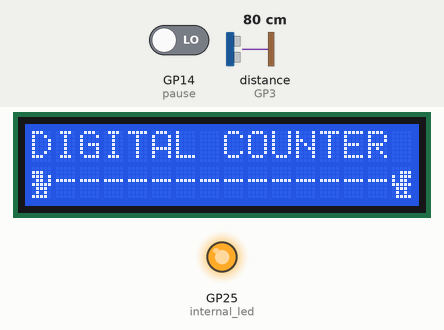
Bench run of a program on a simulated Raspberry Pi Pico running MicroPython. Shown: 16×2 character LCD, output pins drawn as LEDs (lit = HIGH). Inputs (shaded band) come from the test bench; at power-on: distance to the obstacle (sensor on GP3) 80 cm, GP14 (pause) LOW. The echo pulse lasts 58.3 µs per cm; WiFi joins after 1.5 s; threads take turns every 2 ms; library files of the repository ran but are not shown: lcd_api.py; pins used as bus, display or sensor lines are not drawn; what the program prints to the serial console is not drawn.

Above: at 5.2 s.
At 15.8 s:
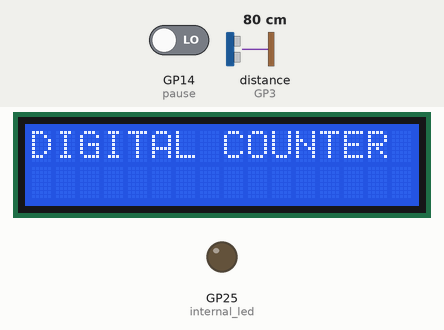
15.9 s: distance to the obstacle (sensor on GP3) set to 2 cm
At 17.3 s:
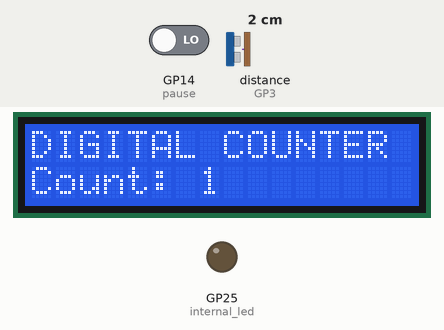
Timing chart, 0 to 18.9 s (numbered marks = the images above; inputs shaded):
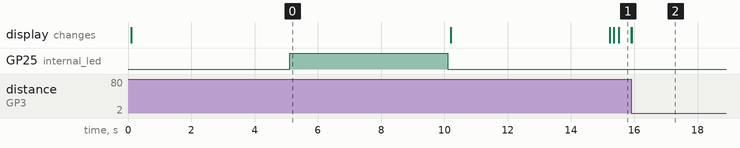

Measured:
- after the input at 15.9 s, the display: first changes at once (image 2 shows a later state)
- what the display in image 0 shows lasts 10.1 s, from 0.1 s to 10.2 s

The program:

main.py
```python
import _thread, network, utime
import usocket as socket
from web import wifi
from ultrasonic import ultrasonic
from machine import Pin, ADC
from gpio_lcd import GpioLcd
from page import HTMLPAGE

count = 0

ultra = ultrasonic(2, 3)
internal_led = Pin("LED", Pin.OUT)
lcdObj = GpioLcd(
d4_pin=Pin(21),
d5_pin=Pin(22),
d6_pin=Pin(26),
d7_pin=Pin(27),
rw_pin=Pin(19), rs_pin = Pin(18), enable_pin = Pin(20),
num_lines=2,
num_columns=16)

#pageObj = page("index.html")
dinoLeft = bytearray([0x00,0x1C,0x1D,0x0D,0x1F,0x0E,0x0A,0x1E])
dinoRight = bytearray([0x00,0x07,0x17,0x16,0x1F,0x0E,0x0A,0x0F])

wifiObj = wifi("WarningVirus2", "hp552eslacontrasenia", True)

reset = Pin(15, Pin.IN, Pin.PULL_DOWN)
pause = Pin(14, Pin.IN, Pin.PULL_DOWN)

def core1():

    while(True):

        global count

        ultra.HCSR04()

        if pause.value() == 1:

            print("PAUSADO")
            lcdObj.move_to(0, 1)
            lcdObj.putstr(f"Pausa:")
            utime.sleep_ms(250)

            while pause.value() == 0:
                None

        if reset.value() == 1:
            count = 0
            print("RESETEANDO CUENTA")
            lcdObj.move_to(0, 1)
            lcdObj.putstr(f"Count: {count}        ")

            while reset.value() == 1:
                utime.sleep_ms(50)

        if ultra.distance < 15:
            count=count+1
            print(f"Count: {count}")
            lcdObj.move_to(0, 1)
            lcdObj.putstr(f"Count: {count}")
            while ultra.distance < 15:
                ultra.HCSR04()
                utime.sleep_ms(50)

def core2():
    wifiObj.connect()
    utime.sleep(5)
    lcdObj.move_to(0, 0)
    lcdObj.putstr("DIGITAL COUNTER")
    lcdObj.move_to(0, 1)

    while True:
            pageObj = HTMLPAGE(counter = count)
            cl, wifiObj.addr = wifiObj.s.accept()
            cl_file = cl.makefile('rwb', 0)
            while True:
                line = cl_file.readline()
                if not line or line == b'\r\n':
                    break
            response = pageObj.page()

            cl.send('HTTP/1.0 200 OK\r\nContent-type: text/html\r\n\r\n')
            cl.send(response)
            cl.close()


_thread.start_new_thread(core1, ())

core2()
```

web.py
```python
import network, utime
import usocket as socket
from page import HTMLPAGE
from gpio_lcd import GpioLcd
from machine import Pin

lcdObj = GpioLcd(
d4_pin=Pin(21),
d5_pin=Pin(22),
d6_pin=Pin(26),
d7_pin=Pin(27),
rw_pin=Pin(19), rs_pin = Pin(18), enable_pin = Pin(20),
num_lines=2,
num_columns=16)

class wifi(object):
    def __init__(self, ssid: str, password: str, active: bool):
        self.ssid = ssid
        self.password = password
        self.active = active

    def connect(self):
        wlan = network.WLAN(network.STA_IF)
        wlan.active(self.active)

        wlan.connect(self.ssid, self.password)


        if wlan.isconnected():
            status = wlan.ifconfig()
            ipsend = status[0]
            print(f"{status[0]}")
            utime.sleep(1)
            lcdObj.move_to(0, 0)
            lcdObj.putstr(status[0])
        else:
            print("Error")
            wlan.active(not self.active)
            pass

        self.addr = socket.getaddrinfo('0.0.0.0', 80)[0][-1]

        self.s = socket.socket()
        self.s.setsockopt(socket.SOL_SOCKET, socket.SO_REUSEADDR, 1)
        self.s.bind(self.addr)
        self.s.listen(1)
```

ultrasonic.py
```python
import utime
from machine import Pin

class ultrasonic(object):

    def __init__(self, trigger, echo):
        self.trigger = Pin(trigger, Pin.OUT)
        self.echo = Pin(echo, Pin.IN)

    def HCSR04(self):
        self.trigger.low()
        utime.sleep_us(2)

        self.trigger.high()
        utime.sleep_us(5)
        self.trigger.low()

        while self.echo.value() == 0:
            signaloff = utime.ticks_us()


        while self.echo.value() == 1:
            signalon = utime.ticks_us()

        self.timepass = signalon - signaloff

        self.distance = (self.timepass * 0.0343) / 2
```

gpio_lcd.py
```python
"""Implements a HD44780 character LCD connected via ESP32 GPIO pins."""

from lcd_api import LcdApi
from machine import Pin
from utime import sleep_ms, sleep_us


class GpioLcd(LcdApi):
    """Implements a HD44780 character LCD connected via ESP32 GPIO pins."""

    def __init__(self, rs_pin, enable_pin, d0_pin=None, d1_pin=None,
                 d2_pin=None, d3_pin=None, d4_pin=None, d5_pin=None,
                 d6_pin=None, d7_pin=None, rw_pin=None, backlight_pin=None,
                 num_lines=2, num_columns=16):
        """Constructs the GpioLcd object. All of the arguments must be machine.Pin
        objects which describe which pin the given line from the LCD is
        connected to.
        When used in 4-bit mode, only D4, D5, D6, and D7 are physically
        connected to the LCD panel. This function allows you call it like
        GpioLcd(rs, enable, D4, D5, D6, D7) and it will interpret that as
        if you had actually called:
        GpioLcd(rs, enable, d4=D4, d5=D5, d6=D6, d7=D7)
        The enable 8-bit mode, you need pass d0 through d7.
        The rw pin isn't used by this library, but if you specify it, then
        it will be set low.
        """
        self.rs_pin = rs_pin
        self.enable_pin = enable_pin
        self.rw_pin = rw_pin
        self.backlight_pin = backlight_pin
        self._4bit = True
        if d4_pin and d5_pin and d6_pin and d7_pin:
            self.d0_pin = d0_pin
            self.d1_pin = d1_pin
            self.d2_pin = d2_pin
            self.d3_pin = d3_pin
            self.d4_pin = d4_pin
            self.d5_pin = d5_pin
            self.d6_pin = d6_pin
            self.d7_pin = d7_pin
            if self.d0_pin and self.d1_pin and self.d2_pin and self.d3_pin:
                self._4bit = False
        else:
            # This is really 4-bit mode, and the 4 data pins were just
            # passed as the first 4 arguments, so we switch things around.
            self.d0_pin = None
            self.d1_pin = None
            self.d2_pin = None
            self.d3_pin = None
            self.d4_pin = d0_pin
            self.d5_pin = d1_pin
            self.d6_pin = d2_pin
            self.d7_pin = d3_pin
        self.rs_pin.init(Pin.OUT)
        self.rs_pin.value(0)
        if self.rw_pin:
            self.rw_pin.init(Pin.OUT)
            self.rw_pin.value(0)
        self.enable_pin.init(Pin.OUT)
        self.enable_pin.value(0)
        self.d4_pin.init(Pin.OUT)
        self.d5_pin.init(Pin.OUT)
        self.d6_pin.init(Pin.OUT)
        self.d7_pin.init(Pin.OUT)
        self.d4_pin.value(0)
        self.d5_pin.value(0)
        self.d6_pin.value(0)
        self.d7_pin.value(0)
        if not self._4bit:
            self.d0_pin.init(Pin.OUT)
            self.d1_pin.init(Pin.OUT)
            self.d2_pin.init(Pin.OUT)
            self.d3_pin.init(Pin.OUT)
            self.d0_pin.value(0)
            self.d1_pin.value(0)
            self.d2_pin.value(0)
            self.d3_pin.value(0)
        if self.backlight_pin is not None:
            self.backlight_pin.init(Pin.OUT)
            self.backlight_pin.value(0)

        # See about splitting this into begin

        sleep_ms(20)   # Allow LCD time to powerup
        # Send reset 3 times
        self.hal_write_init_nibble(self.LCD_FUNCTION_RESET)
        sleep_ms(5)    # need to delay at least 4.1 msec
        self.hal_write_init_nibble(self.LCD_FUNCTION_RESET)
        sleep_ms(1)
        self.hal_write_init_nibble(self.LCD_FUNCTION_RESET)
        sleep_ms(1)
        cmd = self.LCD_FUNCTION
        if not self._4bit:
            cmd |= self.LCD_FUNCTION_8BIT
        self.hal_write_init_nibble(cmd)
        sleep_ms(1)
        LcdApi.__init__(self, num_lines, num_columns)
        if num_lines > 1:
            cmd |= self.LCD_FUNCTION_2LINES
        self.hal_write_command(cmd)

    def hal_pulse_enable(self):
        """Pulse the enable line high, and then low again."""
        self.enable_pin.value(0)
        sleep_us(1)
        self.enable_pin.value(1)
        sleep_us(1)       # Enable pulse needs to be > 450 nsec
        self.enable_pin.value(0)
        sleep_us(100)     # Commands need > 37us to settle

    def hal_write_init_nibble(self, nibble):
        """Writes an initialization nibble to the LCD.
        This particular function is only used during initialization.
        """
        self.hal_write_4bits(nibble >> 4)

    def hal_backlight_on(self):
        """Allows the hal layer to turn the backlight on."""
        if self.backlight_pin:
            self.backlight_pin.value(1)

    def hal_backlight_off(self):
        """Allows the hal layer to turn the backlight off."""
        if self.backlight_pin:
            self.backlight_pin.value(0)

    def hal_write_command(self, cmd):
        """Writes a command to the LCD.
        Data is latched on the falling edge of E.
        """
        self.rs_pin.value(0)
        self.hal_write_8bits(cmd)
        if cmd <= 3:
            # The home and clear commands require a worst
            # case delay of 4.1 msec
            sleep_ms(5)

    def hal_write_data(self, data):
        """Write data to the LCD."""
        self.rs_pin.value(1)
        self.hal_write_8bits(data)

    def hal_write_8bits(self, value):
        """Writes 8 bits of data to the LCD."""
        if self.rw_pin:
            self.rw_pin.value(0)
        if self._4bit:
            self.hal_write_4bits(value >> 4)
            self.hal_write_4bits(value)
        else:
            self.d3_pin.value(value & 0x08)
            self.d2_pin.value(value & 0x04)
            self.d1_pin.value(value & 0x02)
            self.d0_pin.value(value & 0x01)
            self.hal_write_4bits(value >> 4)

    def hal_write_4bits(self, nibble):
        """Writes 4 bits of data to the LCD."""
        self.d7_pin.value(nibble & 0x08)
        self.d6_pin.value(nibble & 0x04)
        self.d5_pin.value(nibble & 0x02)
        self.d4_pin.value(nibble & 0x01)
        self.hal_pulse_enable()
```

page.py
```python
class HTMLPAGE(object):
  def __init__(self, counter):
    self.counter = counter

  def page(self):

    self.html = """<!DOCTYPE HTML><html>
    <head>
      <meta name="viewport" content="width=device-width, initial-scale=1">
      <link rel="stylesheet" href="https://use.fontawesome.com/releases/v5.7.2/css/all.css" integrity="sha384-fnmOCqbTlWIlj8LyTjo7mOUStjsKC4pOpQbqyi7RrhN7udi9RwhKkMHpvLbHG9Sr" crossorigin="anonymous">
      <style>
        html {
         font-family: Arial;
         display: inline-block;
         margin: 0px auto;
         text-align: center;
        }
        h2 { font-size: 2.0rem; }
        p { font-size: 2.0rem; }
        .units { font-size: 1.2rem; }
        .bme-labels{
          font-size: 1.5rem;
          vertical-align:middle;
          padding-bottom: 15px;
        }
      </style>
    </head>
    <body>
    <script>setTimeout(()=>document.location.reload(), 3000)</script>
      <h2>Counter using Raspberry Pi Pico W</h2>
      <p>
        <i class="fas fa-thermometer-half" style="color:#059e8a;"></i>
        <span class="bme-labels">Count: :</span>
        <span>"""+str(self.counter)+"""</span>
      </p>

    </body>
    </html>
    """
    return self.html
```

boot.py
```python
import time
from machine import Pin
from gpio_lcd import GpioLcd

lcdObj = GpioLcd(
d4_pin=Pin(21),
d5_pin=Pin(22),
d6_pin=Pin(26),
d7_pin=Pin(27),
rw_pin=Pin(19), rs_pin = Pin(18), enable_pin = Pin(20),
num_lines=2,
num_columns=16)

dinoLeft = bytearray([0x00,0x1C,0x1D,0x0D,0x1F,0x0E,0x0A,0x1E])
dinoRight = bytearray([0x00,0x07,0x17,0x16,0x1F,0x0E,0x0A,0x0F])

lcdObj.putstr("DIGITAL COUNTER")
lcdObj.move_to(0, 1)
lcdObj.custom_char(0, dinoLeft)
lcdObj.custom_char(1, dinoRight)
lcdObj.putchar(chr(0))
lcdObj.putstr("--------------")
lcdObj.putchar(chr(1))
time.sleep(5)

led = Pin("LED", Pin.OUT)

led.on()
print("Raspberry Pi Pico W ON")

time.sleep(5)
led.off()
```
